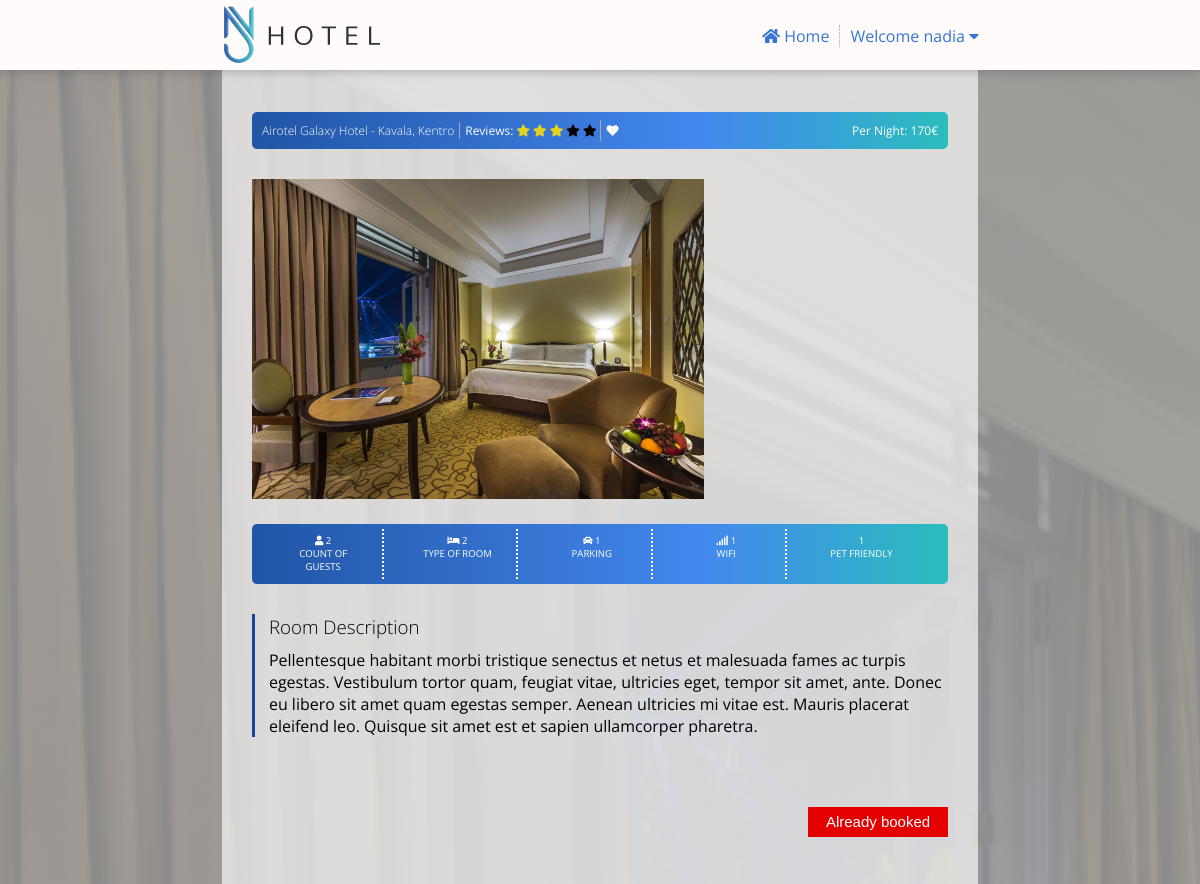
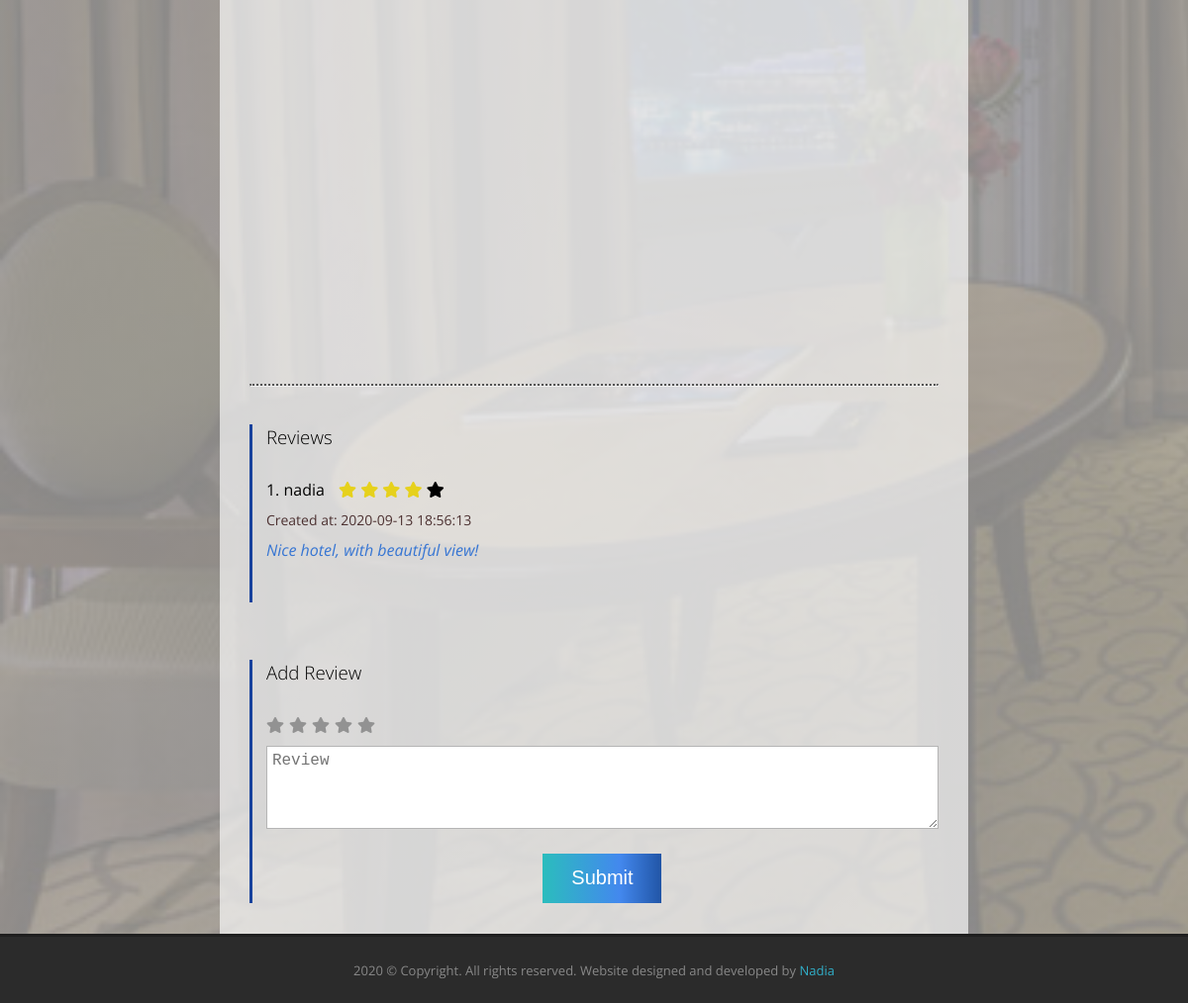
Page /public/room.php?room_id=7 (signed in) on the committed database (2 pictures, top to bottom).
### tables this page shows
CREATE TABLE `user` (
  `user_id` int(10) UNSIGNED NOT NULL,
  `name` varchar(250) NOT NULL,
  `email` varchar(250) NOT NULL,
  `password` text NOT NULL,
  `created_time` timestamp NOT NULL DEFAULT current_timestamp()
);

CREATE TABLE `room` (
  `room_id` int(10) UNSIGNED NOT NULL,
  `type_id` int(10) UNSIGNED NOT NULL,
  `name` varchar(250) NOT NULL,
  `city` varchar(250) NOT NULL,
  `area` varchar(250) NOT NULL,
  `photo_url` varchar(250) NOT NULL,
  `count_of_guests` int(10) UNSIGNED NOT NULL,
  `price` int(10) UNSIGNED NOT NULL,
  `address` varchar(250) NOT NULL,
  `location_lat` decimal(10,7) NOT NULL,
  `location_long` decimal(10,7) NOT NULL,
  `description_short` varchar(250) NOT NULL,
  `description_long` text NOT NULL,
  `parking` tinyint(1) NOT NULL,
  `wifi` tinyint(1) NOT NULL,
  `pet_friendly` tinyint(1) NOT NULL,
  `avg_reviews` decimal(10,7) DEFAULT NULL,
  `count_reviews` int(10) UNSIGNED DEFAULT 0,
  `created_time` timestamp NOT NULL DEFAULT current_timestamp()
);

CREATE TABLE `review` (
  `review_id` int(10) UNSIGNED NOT NULL,
  `room_id` int(10) UNSIGNED NOT NULL,
  `user_id` int(10) UNSIGNED DEFAULT NULL,
  `rate` int(10) UNSIGNED NOT NULL,
  `comment` varchar(250) DEFAULT NULL,
  `created_time` timestamp NOT NULL DEFAULT current_timestamp()
);

### app/Hotel/Room.php (called while the page is built, shortened)
<?php
class Room extends BaseService  {
    public function get($roomId){
        $parameters = [
            ':room_id' => $roomId
        ];
        return $this->fetch("SELECT * FROM room WHERE room_id = :room_id", $parameters);
    }
}
?>

### app/Hotel/BaseService.php (called while the page is built, shortened)
<?php
class BaseService{
    private static $pdo;
    protected function initializePdo(){
        if(!empty(self::$pdo)){
            return;
        }
        $config = Configuration::getInstance();
        $databaseConfig = $config->getConfig()['database'];
        try{
            self::$pdo = new PDO(sprintf('mysql:host=%s;dbname=%s;charset=UTF8', $databaseConfig['host'], $databaseConfig['dbname']), $databaseConfig['username'], $databaseConfig['password'], [PDO::MYSQL_ATTR_INIT_COMMAND => "SET NAMES 'UTF8'"]);
            self::$pdo->setAttribute(PDO::ATTR_ERRMODE, PDO::ERRMODE_EXCEPTION);
        }catch (\PDOException $ex){
            throw new \Exception(sprintf('Could not connect to database. Error: %s', $ex->getMessage()));
        }
    }
    protected function fetchAll($sql, $parameters= [], $type = PDO::FETCH_ASSOC){
        $statement = $this->getPdo()->prepare($sql);
        foreach ($parameters as $key => $value){
            $statement->bindValue($key, $value, is_int($value) ? PDO::PARAM_INT : PDO::PARAM_STR);
        }
        $status = $statement->execute();
        return $statement->fetchAll($type);
    }
    protected function fetch($sql, $parameters= [], $type = PDO::FETCH_ASSOC){
        $statement = $this->getPdo()->prepare($sql);
        foreach ($parameters as $key => $value){
            $statement->bindValue($key, $value, is_int($value) ? PDO::PARAM_INT : PDO::PARAM_STR);
        }
        $status = $statement->execute();
        return $statement->fetch($type);
    }
    protected function getPdo(){
        return self::$pdo;
    }
}
?>

### app/Hotel/User.php (called while the page is built, shortened)
<?php
class User extends BaseService{
    private static $currentUserId;
    public function getByUserId($userId){
        $parameters = [
            ':user_id' => $userId
        ];
        return $this->fetch("SELECT * FROM user WHERE user_id = :user_id", $parameters);
    }
    public static function getCurrentUserId(){
        return self::$currentUserId;
    }
    public static function setCurrentUserId($userId){
       self::$currentUserId = $userId;
    }
}
?>

### app/Hotel/Favorite.php (called while the page is built, shortened)
<?php
class Favorite extends BaseService  {
    public function isFavorite($roomId, $userId){
        $parameters = [
            ':room_id' => $roomId,
            ':user_id' => $userId
        ];
        $favorite = $this->fetch("SELECT * FROM favorite WHERE room_id = :room_id AND user_id = :user_id", $parameters);
        return !empty($favorite);
    }
}
?>

### app/Hotel/Review.php (called while the page is built, shortened)
<?php
class Review extends BaseService  {
    public function getReviewsByRoom($roomId){
        $parameters = [
            ':room_id' => $roomId
        ];
        return $this->fetchAll("SELECT review.*, user.name as user_name
        FROM review
        INNER JOIN user ON review.user_id = user.user_id WHERE room_id = :room_id
        ORDER BY created_time DESC", $parameters);
    }
}
?>

### public/room.php (the view, shortened to what this page needs)
<?php
$room = new Room();
$favorite = new Favorite();
$roomId = $_REQUEST['room_id'];
$roomInfo = $room->get($roomId);
$userId =  User::getCurrentUserId();
$isFavorite = $favorite->isFavorite($roomId, $userId);
$review = new Review();
$allReviews = $review->getReviewsByRoom($roomId);
$checkInDate = $_REQUEST['check_in_date'];
$checkOutDate = $_REQUEST['check_out_date'];
$alreadyBooked = empty($checkInDate) || empty($checkOutDate);
$googleIframeUrl = 'https://maps.google.com/maps?q='.$roomInfo['location_lat'].','.$roomInfo['location_long'].'&hl=el&z=16&amp;output=embed';
?>
<!DOCTYPE html>
<html lang="en">
    <head>
        <link rel="stylesheet" href="assets/css/all.min.css">
        <link rel="stylesheet" type="text/css" href="assets/js/jquery/jquery-ui.css">
        <link rel="stylesheet" type="text/css" href="assets/css/style.css">
        <link rel="stylesheet" type="text/css" href="assets/css/list.css">
        <link rel="stylesheet" type="text/css" href="assets/css/profile.css">
        <link rel="stylesheet" type="text/css" href="assets/css/room.css">
        <link rel="stylesheet" type="text/css" href="assets/css/drop.css">
        <link rel="stylesheet" type="text/css" href="assets/css/responsive.css">
    </head>
    <body style="background-image: linear-gradient(rgb(165 165 165 / 82%), rgba(165 165 165 / 82%)), url(assets/images/rooms/<?php echo $roomInfo['photo_url'];?>);">
        <?php include "partial/header.php" ?>
        <?php include "partial/mobile.php" ?>
        <section class="room-information">
            <div class="room-container">
                <div class="results-bar top-room-bar">
                    <h2 class="border"><?php echo sprintf('%s - %s, %s', $roomInfo['name'], $roomInfo['city'], $roomInfo['area']) ?></h2>
                    <div class="reviews">
                        <span> Reviews:</span>
                        <?php
                            $roomAvgReview = $roomInfo['avg_reviews'];
                            for ($i = 1; $i <= 5; $i++){
                                if($roomAvgReview > $i){
                                    ?>
                                    <i class="fas fa-star checked"></i>
                                    <?php
                                }else{
                                    ?>
                                    <i class="fas fa-star"></i>
                                    <?php
                                }
                            }
                        ?>
                        <span class="border"></span>
                    </div>
                    <form name="favoriteForm" method="post" id="favoriteForm" class="favoriteForm" action="actions/favorite.php">
                        <button title="Add to favorites" class="heart-favorite-button <?php echo $isFavorite ? 'selected' : ''; ?> " id="fav"><i class="fas fa-heart"></i></button>
                    </form>
                    <p class="room-price">Per night: <?php echo $roomInfo['price'];?>€</p>
                </div>
                <div class="room-image">
                    <img src="assets/images/rooms/<?php echo $roomInfo['photo_url'];?>" />
                </div>
                <div class="results-bar services-bar">
                    <div class="guests">
                       <i class="fas fa-user"></i><span> <?php echo $roomInfo['count_of_guests'];?></span>
                        <p>Count of guests</p>
                    </div>
                    <div class="type-room">
                        <i class="fas fa-bed"></i><span> <?php echo $roomInfo['type_id'];?></span>
                        <p>Type of room</p>
                    </div>
                    <div class="parking">
                        <i class="fas fa-car"></i><span> <?php echo $roomInfo['parking'];?></span>
                        <p>Parking</p>
                    </div>
                    <div class="internet">
                        <i class="fas fa-signal"></i><span> <?php echo $roomInfo['wifi'];?></span>
                        <p>Wifi</p>
                    </div>
                    <div class="pets">
                        <span><?php echo $roomInfo['pet_friendly'];?></span>
                        <p>Pet friendly</p>
                    </div>
                </div>
                <div class="text-border">
                    <h3>Room description</h3>
                    <p><?php echo $roomInfo['description_long'];?></p>
                </div>
                <div class="book-room-buttons">
                    <?php
                        if($alreadyBooked){
                    ?>
                        <button class="button-booked">Already booked</button>
                    <?php
                        }
                    ?>
                </div>
                <div>
                    <iframe src=<?php echo $googleIframeUrl;?> width="100%" height="300" frameborder="0" style="border:0;" allowfullscreen="" aria-hidden="false" tabindex="0"></iframe>
                </div>
                <hr class="hr-style">
                <div class="review-div">
                    <div  class="reviews text-border">
                        <h3 class="reviews-heading">Reviews</h3>
                        <?php
                            foreach ($allReviews as $counter => $review){
                        ?>
                            <p class="review-username"> <?php echo sprintf('%d. %s', $counter + 1, $review['user_name']); ?></p>
                            <?php
                                for ($i = 0; $i < 5; $i++) {
                                    if($review['rate'] > $i){
                                        ?>
                                        <i class="fas fa-star checked"></i>
                                        <?php
                                    }else{
                                        ?>
                                        <i class="fas fa-star"></i>
                                        <?php
                                    }
                                }
                            ?>
                            <p class="review-small-text">Created at: <?php echo $review['created_time']; ?></p>
                            <p class="comment"> <i><?php echo $review['comment']; ?></i></p>
                        <?php
                        }
                        ?>
                    </div>
                    <div class="text-border">
                        <h3 class="reviews-heading">Add review</h3>
                        <form name="reviewForm" method="post" action="actions/review.php">
                            <h4>
                                <fieldset >
									<span class="rating">
                                        <ul>
                                            <li class="star-items"><label for="rating-1"><i class="fas fa-star" aria-hidden="true"></i></label><input type="radio" name="rate" id="rating-1" value="1"></li>
                                            <li class="star-items"><label for="rating-2"><i class="fas fa-star" aria-hidden="true"></i></label><input type="radio" name="rate" id="rating-2" value="2"></li>
                                            <li class="star-items"><label for="rating-3"><i class="fas fa-star" aria-hidden="true"></i></label><input type="radio" name="rate" id="rating-3" value="3"></li>
                                            <li class="star-items"><label for="rating-4"><i class="fas fa-star" aria-hidden="true"></i></label><input type="radio" name="rate" id="rating-4" value="4"></li>
                                            <li class="star-items"><label for="rating-5"><i class="fas fa-star" aria-hidden="true"></i></label><input type="radio" name="rate" id="rating-5" value="5"></li>
                                        </ul>
									</span>
                                </fieldset>
                            </h4>
                            <textarea id="add-review" name="comment"  rows="4" cols="50" placeholder="Review"></textarea>
                            <div class="submit-button">
                                <button type="submit">Submit</button>
                            </div>
                         </form>
                    </div>
                </div>
            </div>
        </section>
        <?php include "partial/footer.php" ?>
    </body>
</html>

### public/partial/header.php (shortened to what this page needs)
<?php
$userId =  User::getCurrentUserId();
if(!empty($userId)){
    $user = new User();
    $name = $user->getByUserId($userId)['name'];
}
?>
<header>
    <div class="header-container">
        <div class="logo">
            <a href="index.php"><img src="assets/images/logo.png"></a>
            </div>
        <nav class="navigation">
            <ul>
                <li class="nav-item home-page">
                    <a href="index.php">
                        <i class="fas fa-home"></i>&nbsp;<span>Home</span>
                    </a>
                </li>
                <?php
                    if(!empty($userId)) {
                ?>
                    <li class="dropdown nav-item-two profile-page">
                        <div class="dropbtn" onclick="dropdown()">Welcome <?php echo $name ?>
                            <i class="fa fa-caret-down"></i>
                        </div>
                    </li>
                <?php
                    }
                ?>
            </ul>
        </nav>
    </div>
</header>

### rows in the picture
user: name "nadia"
room: name "Airotel Galaxy Hotel", city "Kavala", area "Kentro", price "170", photo_url (picture), count_of_guests "2", type "2", parking "1", wifi "1", pet_friendly "1", description_long "Pellentesque habitant morbi tristique senectus et netus et malesuada fames ac turpis egestas. Vestibulum tortor quam, feugiat vitae, ultricies eget, tempor sit amet, ante. Donec eu libero sit amet quam egestas semper. Aenean ultricies mi vitae est. Mauris placerat eleifend leo. Quisque sit amet est et sapien ullamcorper pharetra."
review: user.name "nadia", rate 4 (drawn), created_time "2020-09-13 18:56:13", comment "Nice hotel, with beautiful view!"
